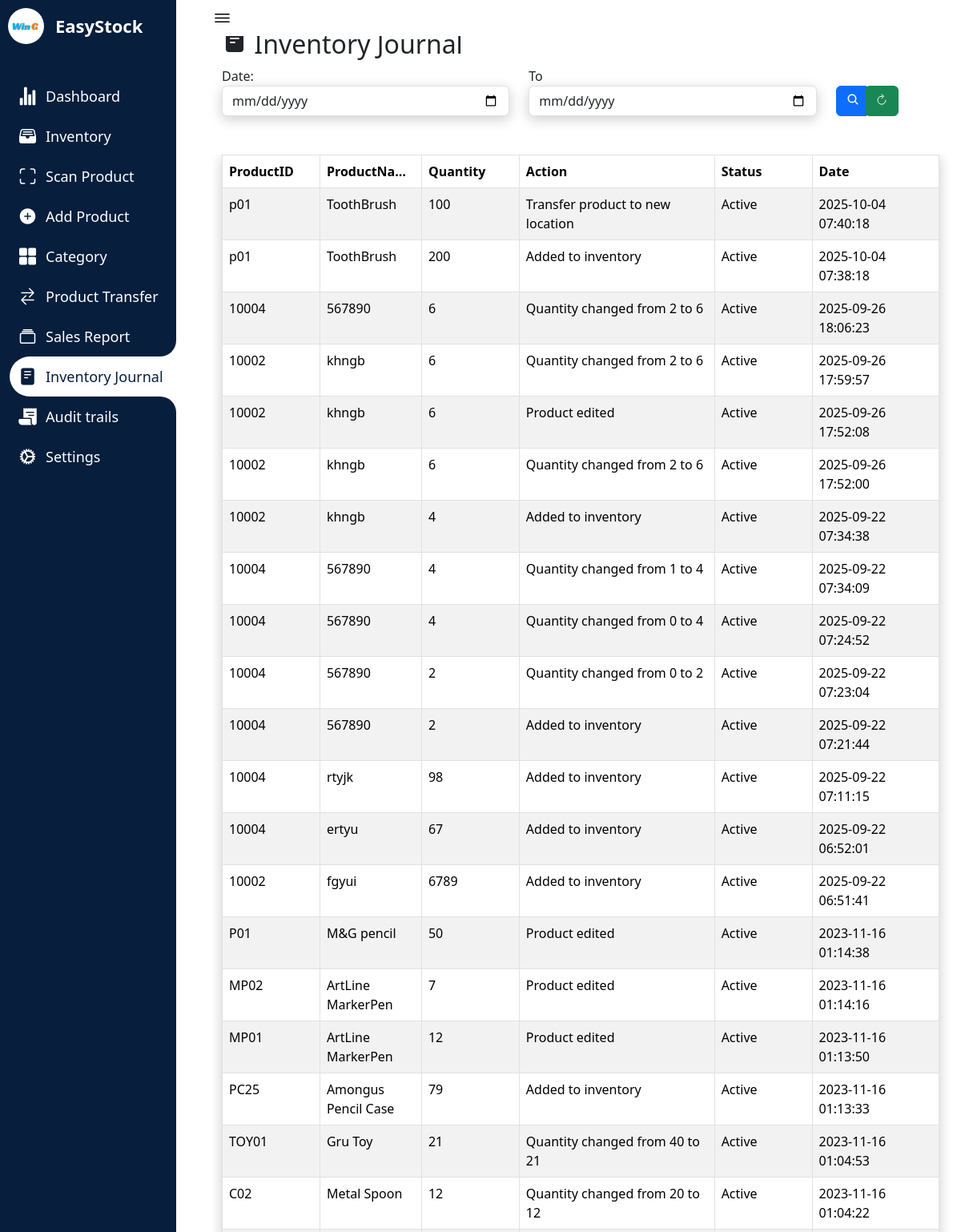
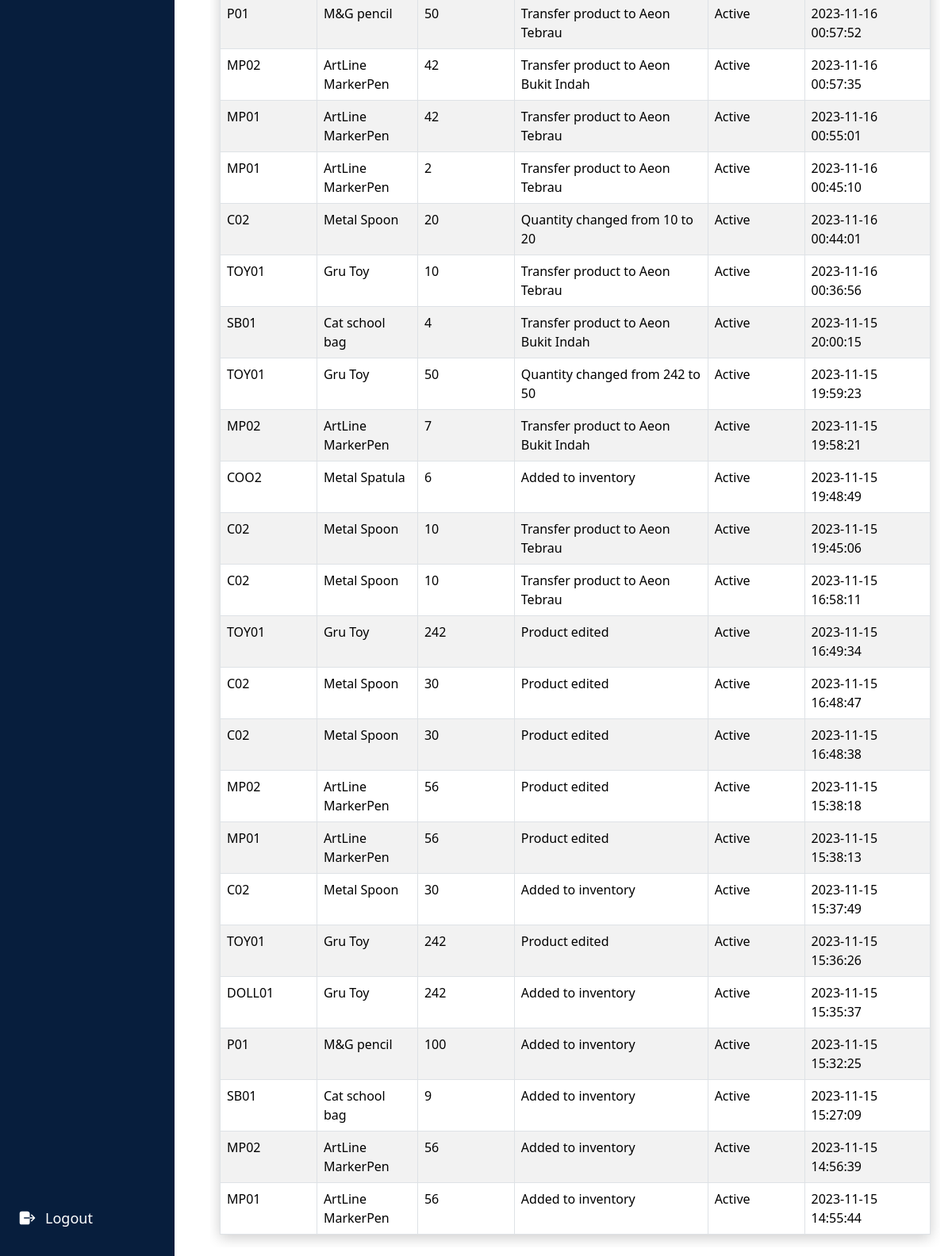
The page /Reports.php (signed in) on the database its author committed (2 pictures, top to bottom).
### tables this page shows
CREATE TABLE `companyprofile` (
  `id` int(11) NOT NULL,
  `name` varchar(250) NOT NULL,
  `profilepicture` varchar(1000) DEFAULT NULL
);

CREATE TABLE `report` (
  `mainid` int(250) NOT NULL,
  `id` varchar(10) NOT NULL,
  `name` varchar(255) NOT NULL,
  `quantity` int(11) NOT NULL,
  `unitprice` decimal(10,2) NOT NULL,
  `description` varchar(255) NOT NULL,
  `category` varchar(255) NOT NULL,
  `status` varchar(250) NOT NULL,
  `image` varchar(250) NOT NULL,
  `variant` varchar(255) NOT NULL,
  `Action` varchar(250) NOT NULL,
  `date` timestamp NOT NULL DEFAULT current_timestamp()
);

### Range.php (the view)
<?php
require 'config.php';
if (isset($_POST['search'])) {
    $date1 = date("Y-m-d", strtotime($_POST['date1']));
    $date2 = date("Y-m-d", strtotime($_POST['date2']));
    $reportQuery = mysqli_query($conn, "SELECT * FROM report WHERE STR_TO_DATE(`date`, '%Y-%m-%d') BETWEEN '$date1' AND '$date2' ORDER BY `mainid` ASC") or die(mysqli_error());
    $reportRow = mysqli_num_rows($reportQuery);
    if ($reportRow > 0) {
        while ($reportFetch = mysqli_fetch_array($reportQuery)) {
            ?>
            <tr>
                <td><?php echo $reportFetch['id'] ?></td>
                <td><?php echo $reportFetch['name'] ?></td>
                <td><?php echo $reportFetch['quantity'] ?></td>
                <td><?php echo $reportFetch['Action'] ?></td>
                <td><?php echo $reportFetch['status'] ?></td>
                <td><?php echo $reportFetch['date'] ?></td>
            </tr>
            <?php
        }
    } else {
        echo '
        <tr>
            <td colspan="6"><center>Record Not Found</center></td>
        </tr>';
    }
} else {
    $reportQuery = mysqli_query($conn, "SELECT * FROM report ORDER BY mainid DESC") or die(mysqli_error($conn));
    $reportRow = mysqli_num_rows($reportQuery);
    if ($reportRow > 0) {
        while ($reportFetch = mysqli_fetch_array($reportQuery)) {
            ?>
            <tr>
                <td><?php echo $reportFetch['id'] ?></td>
                <td><?php echo $reportFetch['name'] ?></td>
                <td><?php echo $reportFetch['quantity'] ?></td>
                <td><?php echo $reportFetch['Action'] ?></td>
                <td><?php echo $reportFetch['status'] ?></td>
                <td><?php echo $reportFetch['date'] ?></td>
            </tr>
            <?php
        }
    } else {
        echo '
        <tr>
            <td colspan="6"><center>Record Not Found</center></td>
        </tr>';
    }
}
?>

### Reports.php (shortened to what this page needs)
<?php
require_once "config.php";
$companyId = 1;
$query = "SELECT * FROM companyprofile WHERE id = ?";
$stmt = mysqli_prepare($conn, $query);
mysqli_stmt_bind_param($stmt, "i", $companyId);
mysqli_stmt_execute($stmt);
$result = mysqli_stmt_get_result($stmt);
$companyProfile = mysqli_fetch_assoc($result);
$companyProfileImagePath = $companyProfile['profilepicture'];
$companyName = $companyProfile['name'];
?>
<!DOCTYPE html>
<html lang="en">
<head>
    <link rel="stylesheet" href="testin3.css">
    <link href="https://cdn.jsdelivr.net/npm/bootstrap@5.3.1/dist/css/bootstrap.min.css" rel="stylesheet">
    <link href="https://cdn.jsdelivr.net/npm/bootstrap-icons@1.15.0/font/bootstrap-icons.css" rel="stylesheet">
    <link href="https://cdn.datatables.net/1.10.25/css/dataTables.bootstrap.min.css" rel="stylesheet"/>
</head>
<body>
<nav>
<div class="logo">
<div class="logo-image">
    <?php
    if (!empty($companyProfileImagePath)) {
        echo '<img src="' . $companyProfileImagePath . '" alt="Company Logo" class="logoimage">';
    } else {
        echo '<img src="path/to/placeholder/image.jpg" alt="No Image" style="">';
    }
    ?>
</div>
    <div class="logo-name">
    <?php echo $companyName; ?>
    </div>
</div>
        <div class="menu-items">
            <ul class="navLinks">
            <li class="navList">
    <a href="Dashboard.php">
    <ion-icon name="stats-chart"></ion-icon>
        <span class="links">Dashboard</span>
    </a>
</li>
<li class="navList">
    <a href="Inventory.php">
        <ion-icon name="file-tray-full"></ion-icon>
        <span class="links">Inventory</span>
    </a>
</li>
<li class="navList">
    <a href="pro1.php">
        <ion-icon name="scan-outline"></ion-icon>
        <span class="links">Scan Product</span>
    </a>
</li>
<li class="navList">
    <a href="Product.php">
        <ion-icon name="add-circle"></ion-icon>
        <span class="links">Add Product</span>
    </a>
</li>
    <li class="navList">
        <a href="Category.php">
            <ion-icon name="grid"></ion-icon>
            <span class="links">Category</span>
        </a>
    </li>
    <li class="navList">
        <a href="Order.php">
        <ion-icon name="swap-horizontal"></ion-icon>
            <span class="links">Product Transfer</span>
        </a>
    </li>
  <li class="navList">
        <a href="sales_report.php">
        <ion-icon name="albums-outline"></ion-icon>
            <span class="links">Sales Report</span>
        </a>
    </li>
    <li class="navList active">
        <a href="Reports.php">
            <ion-icon name="reader"></ion-icon>
            <span class="links">Inventory Journal</span>
        </a>
    </li>
    <li class="navList">
        <a href="audittrails.php">
        <ion-icon name="receipt"></ion-icon>
            <span class="links">Audit trails</span>
        </a>
    </li>
    <li class="navList">
        <a href="Settings.php">
            <ion-icon name="cog"></ion-icon>
            <span class="links">Settings</span>
        </a>
    </li>
            </ul>
            <ul class="bottom-link">
                <li>
                <a href="logout.php">
                    <ion-icon name="log-out"></ion-icon>
                    <span class="links">Logout</span>
                </a>
                </li>
        </div>
    </nav>
    <section class="dashboard">
        <div class="top">
            <ion-icon class="navToggle" name="menu-outline"></ion-icon>
        </div>
        <div class="content-wrapper">
    <div class="container">
        <div class="row">
            <div class="col-md-12">
                <div class="page-header">
                    <h2><ion-icon name="reader"></ion-icon>     Inventory Journal</h2>
                    <form class="form-inline" method="POST" action="">
                        <div class="row">
                            <div class="col-md-5">
                                <label>Date:</label>
                                <input type="date" class="form-control" placeholder="Start" name="date1"
                                    value="<?php echo isset($_POST['date1']) ? $_POST['date1'] : '' ?>" />
                            </div>
                            <div class="col-md-5">
                                <label>To</label>
                                <input type="date" class="form-control" placeholder="End" name="date2"
                                    value="<?php echo isset($_POST['date2']) ? $_POST['date2'] : '' ?>" />
                            </div>
                            <div class="col-md-1">
                            <button class="btn btn-primary" name="search" style="margin-top:24px; "><ion-icon
                                        name="search"></ion-icon></button>
                            </div>
                            <div class="col-md-1">
                            <a href="Reports.php" type="button" class="btn btn-success" style="margin-top:24px; margin-left:-40px;"><ion-icon
                                        name="refresh"></ion-icon></a>
                            </div>
                        </div>
                    </form>
                    <br /><br />
                    <div class="row" id="lightgallery">
                    <div class="table-responsive">
                        <table class="table table-bordered table-striped" >
                            <thead class="alert-info">
                                <tr>
                                <th class="fixed-column">ProductID</th>
                                    <th class="fixed-column">ProductName</th>
                                    <th class="fixed-column">Quantity</th>
                                    <th class="fixed-column-action">Action</th>
                                    <th class="fixed-column">Status</th>
                                    <th class="fixed-column-date">Date</th>
                                </tr>
                            </thead>
                            <tbody>
                                <?php include 'Range.php' ?>
                            </tbody>
                        </table>
                    </div>
                </div>
            </div>
        </div>
    </div>
</div>
</div>
</body>
</html>

### testin3.css (style rules this page uses)
* { margin: 0; padding: 0; box-sizing: border-box; }
:root { --primary-color:#071e3d; --nav-color: #071e3d; --dash-color: #fff; --logo-color: #fff; --text-color: #000; --text-color-light: #333; --white: #fff; --border-color: #ccc; --toggle-color: #fff; --title-icon-color: #fff; --time-03: all 0.3s linear; --time-02: all 0.2s linear; }
body { width: 100%; min-height: 100vh; background-color: var(--dash-color); font-family: 'Poppins', sans-serif; }
nav { position: fixed; top: 0; left: 0; height: 100%; width: 220px; background-color: var(--nav-color); padding: 10px 0 10px 10px; transition: var(--time-03); }
nav .logo { display: flex; align-items: center; }
.logoimage { border-radius:50%; }
nav .logo-image { width: 45px; height: 45px; border-radius: 50%; }
nav .logo-image img { width: 45px; height: 45px; object-fit: cover; }
nav .logo .logo-name { font-size: 22px; font-weight: 600; color: var(--logo-color); margin-left: 14px; white-space: nowrap; transition: var(--time-02); }
nav .menu-items { margin-top: 40px; display: flex; flex-direction: column; height: calc(100% - 90px); justify-content: space-between; }
nav .menu-items li { list-style: none; }
nav .menu-items li a { display: flex; align-items: center; margin-left:-30px; height: 50px; text-decoration: none; }
nav .menu-items li.active a { border-top-left-radius: 25px; border-bottom-left-radius: 25px; position: relative; }
nav .menu-items li a ion-icon { color: var(--white); font-size: 24px; min-width: 45px; }
nav .menu-items li a .links { font-size: 18px; color: var(--white); transition: var(--time-02); }
nav .menu-items li.active a { background-color: var(--dash-color); }
nav .menu-items li.active a:before { content: ''; position: absolute; width: 40px; height: 40px; right: 0; top: -40px; border-radius: 50%; box-shadow: 20px 20px var(--dash-color); pointer-events: none; }
nav .menu-items li.active a:after { content: ''; position: absolute; width: 40px; height: 40px; right: 0; bottom: -40px; border-radius: 50%; box-shadow: 20px -20px var(--dash-color); pointer-events: none; }
nav .menu-items li.active a .links { color: var(--primary-color); }
nav .menu-items li.active a ion-icon { color: var(--primary-color); }
.dashboard { position: relative; left: 250px; width: calc(100% - 250px); min-height: 100vh; background-color: var(--dash-color); padding: 10px 15px; transition: var(--time-03); }
.dashboard .top { position: fixed; background-color: var(--dash-color); display: flex; justify-content: space-between; align-items: center; left: 250px; top: 0; padding: 10px 15px; width: calc(100% - 250px); transition: var(--time-03); z-index: 100; }
.dashboard .top .navToggle { font-size: 25px; color: var(--text-color); cursor: pointer; }
.container { padding:1%; background-color: white; margin-top:5%; transition: border-radius 0.5s cubic-bezier(0.175, 0.885, 0.32, 1.275); }
.content-wrapper { margin-top:-30px; }
.dashboard .content-wrapper { top: 0; transition: var(--time-03); }
.fixed-column { width: 100px; max-width: 100px; overflow: hidden; white-space: nowrap; text-overflow: ellipsis; }
.fixed-column-action { width: 200px; max-width: 200px; overflow: hidden; white-space: nowrap; text-overflow: ellipsis; }
.fixed-column-date { width:130px; max-width: 130px; overflow: hidden; white-space: nowrap; text-overflow: ellipsis; }
input { box-shadow: 0 4px 16px rgba(0, 0, 0, 0.2); }
table { box-shadow: 0 4px 16px rgba(0, 0, 0, 0.2); }

### rows shown on the page
companyprofile: profilepicture (picture), name "EasyStock"
report: id "p01", name "ToothBrush", quantity "100", Action "Transfer product to new location", status "Active", date "2025-10-04 07:40:18"
report: id "p01", name "ToothBrush", quantity "200", Action "Added to inventory", status "Active", date "2025-10-04 07:38:18"
report: id "10004", name "567890", quantity "6", Action "Quantity changed from 2 to 6", status "Active", date "2025-09-26 18:06:23"
report: id "10002", name "khngb", quantity "6", Action "Quantity changed from 2 to 6", status "Active", date "2025-09-26 17:59:57"
report: id "10002", name "khngb", quantity "6", Action "Product edited", status "Active", date "2025-09-26 17:52:08"
report: id "10002", name "khngb", quantity "6", Action "Quantity changed from 2 to 6", status "Active", date "2025-09-26 17:52:00"
report: id "10002", name "khngb", quantity "4", Action "Added to inventory", status "Active", date "2025-09-22 07:34:38"
report: id "10004", name "567890", quantity "4", Action "Quantity changed from 1 to 4", status "Active", date "2025-09-22 07:34:09"
report: id "10004", name "567890", quantity "4", Action "Quantity changed from 0 to 4", status "Active", date "2025-09-22 07:24:52"
report: id "10004", name "567890", quantity "2", Action "Quantity changed from 0 to 2", status "Active", date "2025-09-22 07:23:04"
report: id "10004", name "567890", quantity "2", Action "Added to inventory", status "Active", date "2025-09-22 07:21:44"
report: id "10004", name "rtyjk", quantity "98", Action "Added to inventory", status "Active", date "2025-09-22 07:11:15"
report: id "10004", name "ertyu", quantity "67", Action "Added to inventory", status "Active", date "2025-09-22 06:52:01"
report: id "10002", name "fgyui", quantity "6789", Action "Added to inventory", status "Active", date "2025-09-22 06:51:41"
report: id "P01", name "M&G pencil", quantity "50", Action "Product edited", status "Active", date "2023-11-16 01:14:38"
report: id "MP02", name "ArtLine MarkerPen", quantity "7", Action "Product edited", status "Active", date "2023-11-16 01:14:16"
report: id "MP01", name "ArtLine MarkerPen", quantity "12", Action "Product edited", status "Active", date "2023-11-16 01:13:50"
report: id "PC25", name "Amongus Pencil Case", quantity "79", Action "Added to inventory", status "Active", date "2023-11-16 01:13:33"
report: id "TOY01", name "Gru Toy", quantity "21", Action "Quantity changed from 40 to 21", status "Active", date "2023-11-16 01:04:53"
report: id "C02", name "Metal Spoon", quantity "12", Action "Quantity changed from 20 to 12", status "Active", date "2023-11-16 01:04:22"
report: id "P01", name "M&G pencil", quantity "50", Action "Transfer product to Aeon Tebrau", status "Active", date "2023-11-16 00:57:52"
report: id "MP02", name "ArtLine MarkerPen", quantity "42", Action "Transfer product to Aeon Bukit Indah", status "Active", date "2023-11-16 00:57:35"
report: id "MP01", name "ArtLine MarkerPen", quantity "42", Action "Transfer product to Aeon Tebrau", status "Active", date "2023-11-16 00:55:01"
report: id "MP01", name "ArtLine MarkerPen", quantity "2", Action "Transfer product to Aeon Tebrau", status "Active", date "2023-11-16 00:45:10"
report: id "C02", name "Metal Spoon", quantity "20", Action "Quantity changed from 10 to 20", status "Active", date "2023-11-16 00:44:01"
report: id "TOY01", name "Gru Toy", quantity "10", Action "Transfer product to Aeon Tebrau", status "Active", date "2023-11-16 00:36:56"
report: id "SB01", name "Cat school bag", quantity "4", Action "Transfer product to Aeon Bukit Indah", status "Active", date "2023-11-15 20:00:15"
report: id "TOY01", name "Gru Toy", quantity "50", Action "Quantity changed from 242 to 50", status "Active", date "2023-11-15 19:59:23"
report: id "MP02", name "ArtLine MarkerPen", quantity "7", Action "Transfer product to Aeon Bukit Indah", status "Active", date "2023-11-15 19:58:21"
report: id "COO2", name "Metal Spatula", quantity "6", Action "Added to inventory", status "Active", date "2023-11-15 19:48:49"
report: id "C02", name "Metal Spoon", quantity "10", Action "Transfer product to Aeon Tebrau", status "Active", date "2023-11-15 19:45:06"
report: id "C02", name "Metal Spoon", quantity "10", Action "Transfer product to Aeon Tebrau", status "Active", date "2023-11-15 16:58:11"
report: id "TOY01", name "Gru Toy", quantity "242", Action "Product edited", status "Active", date "2023-11-15 16:49:34"
report: id "C02", name "Metal Spoon", quantity "30", Action "Product edited", status "Active", date "2023-11-15 16:48:47"
report: id "C02", name "Metal Spoon", quantity "30", Action "Product edited", status "Active", date "2023-11-15 16:48:38"
report: id "MP02", name "ArtLine MarkerPen", quantity "56", Action "Product edited", status "Active", date "2023-11-15 15:38:18"
report: id "MP01", name "ArtLine MarkerPen", quantity "56", Action "Product edited", status "Active", date "2023-11-15 15:38:13"
report: id "C02", name "Metal Spoon", quantity "30", Action "Added to inventory", status "Active", date "2023-11-15 15:37:49"
report: id "TOY01", name "Gru Toy", quantity "242", Action "Product edited", status "Active", date "2023-11-15 15:36:26"
report: id "DOLL01", name "Gru Toy", quantity "242", Action "Added to inventory", status "Active", date "2023-11-15 15:35:37"
report: id "P01", name "M&G pencil", quantity "100", Action "Added to inventory", status "Active", date "2023-11-15 15:32:25"
report: id "SB01", name "Cat school bag", quantity "9", Action "Added to inventory", status "Active", date "2023-11-15 15:27:09"
report: id "MP02", name "ArtLine MarkerPen", quantity "56", Action "Added to inventory", status "Active", date "2023-11-15 14:56:39"
report: id "MP01", name "ArtLine MarkerPen", quantity "56", Action "Added to inventory", status "Active", date "2023-11-15 14:55:44"
